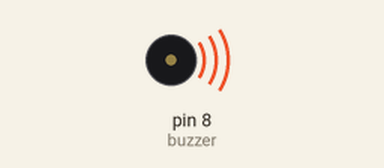
Simulated run of this sketch. Board: Arduino Uno, built with avr-gcc and run on an emulated ATmega328P. Shown: buzzer (waves = sounding).

Above: at 3.1 s.
At 4.4 s:
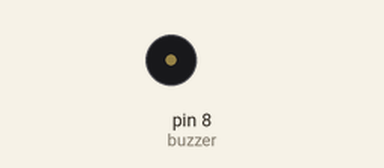
Timing chart, 0 to 6.4 s (numbered marks = the images above):
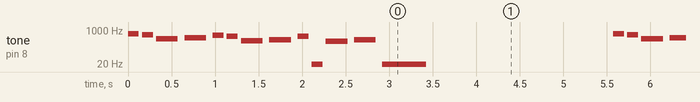

The sketch:

Nokia_Ringtone_Using_Passive_Buzzer.ino
```cpp
int buzzer = 8;

// Notes (Hz)
#define E5 659
#define D5 587
#define FS4 370
#define GS4 415
#define CS5 554
#define B4 494
#define D4 294
#define E4 330
#define B3 247
#define CS4 277

// Melody
int melody[] = {
  E5, D5, FS4, GS4,
  CS5, B4, D4, E4,
  B4, A4, CS4, E4,
  A4
};

// Durations (smaller = faster)
int durations[] = {
  8, 8, 4, 4,
  8, 8, 4, 4,
  8, 8, 4, 4,
  2
};

// Missing notes
#define A4 440

void setup() {
  pinMode(buzzer, OUTPUT);
}

void loop() {
  int size = sizeof(melody) / sizeof(melody[0]);

  for (int i = 0; i < size; i++) {
    int noteDuration = 1000 / durations[i];

    tone(buzzer, melody[i], noteDuration);

    delay(noteDuration * 1.3);
    noTone(buzzer);
  }

  delay(2000);
}
```

Measured:
- by itself, tone on pin 8 (buzzer): plays 659 Hz for 0.13 s, 587 Hz for 0.13 s, 370 Hz for 0.25 s, 415 Hz for 0.25 s, 554 Hz for 0.13 s, 494 Hz for 0.13 s … (307 notes in this stretch)
